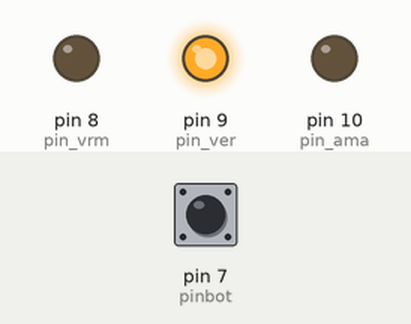
Recording of a sketch running on a simulated Arduino Uno, built with avr-gcc and run on an emulated ATmega328P. On the bench: output pins drawn as LEDs (lit = HIGH). Inputs (shaded band) come from the test bench; at power-on: pin 7 (pinbot) LOW.

Above: at 1.2 s.
1.3 s: pin 7 (pinbot) pulled HIGH for 1 s
At 2.6 s:
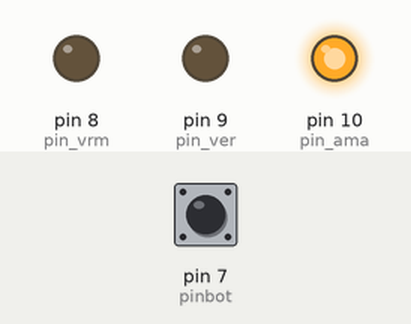
4.3 s: pin 7 (pinbot) pulled HIGH for 0.15 s
At 5.5 s:
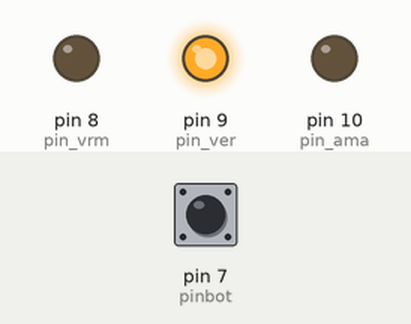
5.9 s: pin 7 (pinbot) pulled HIGH for 3.2 s
At 10.3 s:
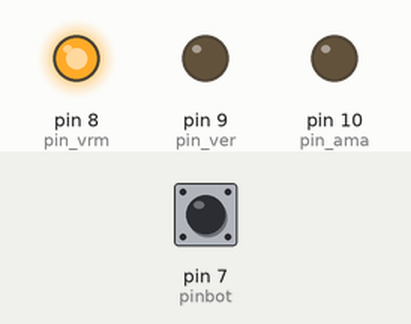
Timing chart, 0 to 11.8 s (numbered marks = the images above; inputs shaded):
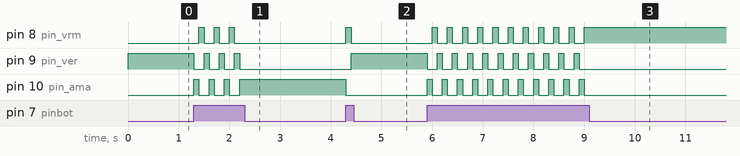

The sketch:

Aula_3_if_e_else.ino
```cpp
int pin_ama = 10;
int pin_ver = 9;
int pin_vrm = 8;
int pinbot = 7;

int faseFarol;
int estadoBot;

void setup() {
  // put your setup code here, to run once:
  pinMode(pin_ama, OUTPUT);
  pinMode(pin_ver, OUTPUT);
  pinMode(pin_vrm, OUTPUT);
  pinMode(pinbot, INPUT);

  faseFarol = 1;
}

void loop() {
  // put your main code here, to run repeatedly:

  estadoBot = digitalRead(pinbot);

  if (estadoBot == HIGH){
    if (faseFarol < 3){
      faseFarol = faseFarol + 1;
    }else{
      faseFarol = 1;
    }
  }

  if (faseFarol == 1){
    digitalWrite(pin_ver, HIGH);
    digitalWrite(pin_ama, LOW);
    digitalWrite(pin_vrm, LOW);
  }

  if (faseFarol == 2){
    digitalWrite(pin_ver, LOW);
    digitalWrite(pin_ama, HIGH);
    digitalWrite(pin_vrm, LOW);
  }

  if (faseFarol == 3){
    digitalWrite(pin_ver, LOW);
    digitalWrite(pin_ama, LOW);
    digitalWrite(pin_vrm, HIGH);
  }
  delay(100);
}
```

Measured:
- after the input at 1.3 s, pin 8 (pin_vrm): alternates HIGH for 0.10 s and LOW for 0.20 s, 6 changes in all, then stays LOW, starting after 0.10 s; pin 9 (pin_ver): alternates HIGH for 0.10 s and LOW for 0.20 s, 7 changes in all, then stays LOW, starting at once
- after the input at 4.3 s, pin 8 (pin_vrm): LOW → HIGH at once, → LOW 0.10 s later; pin 9 (pin_ver): LOW → HIGH after 0.10 s; pin 10 (pin_ama): HIGH → LOW at once
- after the input at 5.9 s, pin 8 (pin_vrm): alternates HIGH for 0.10 s and LOW for 0.20 s, 21 changes in all, then stays HIGH, starting after 0.10 s; pin 9 (pin_ver): alternates HIGH for 0.10 s and LOW for 0.20 s, 21 changes in all, then stays LOW, starting at once
